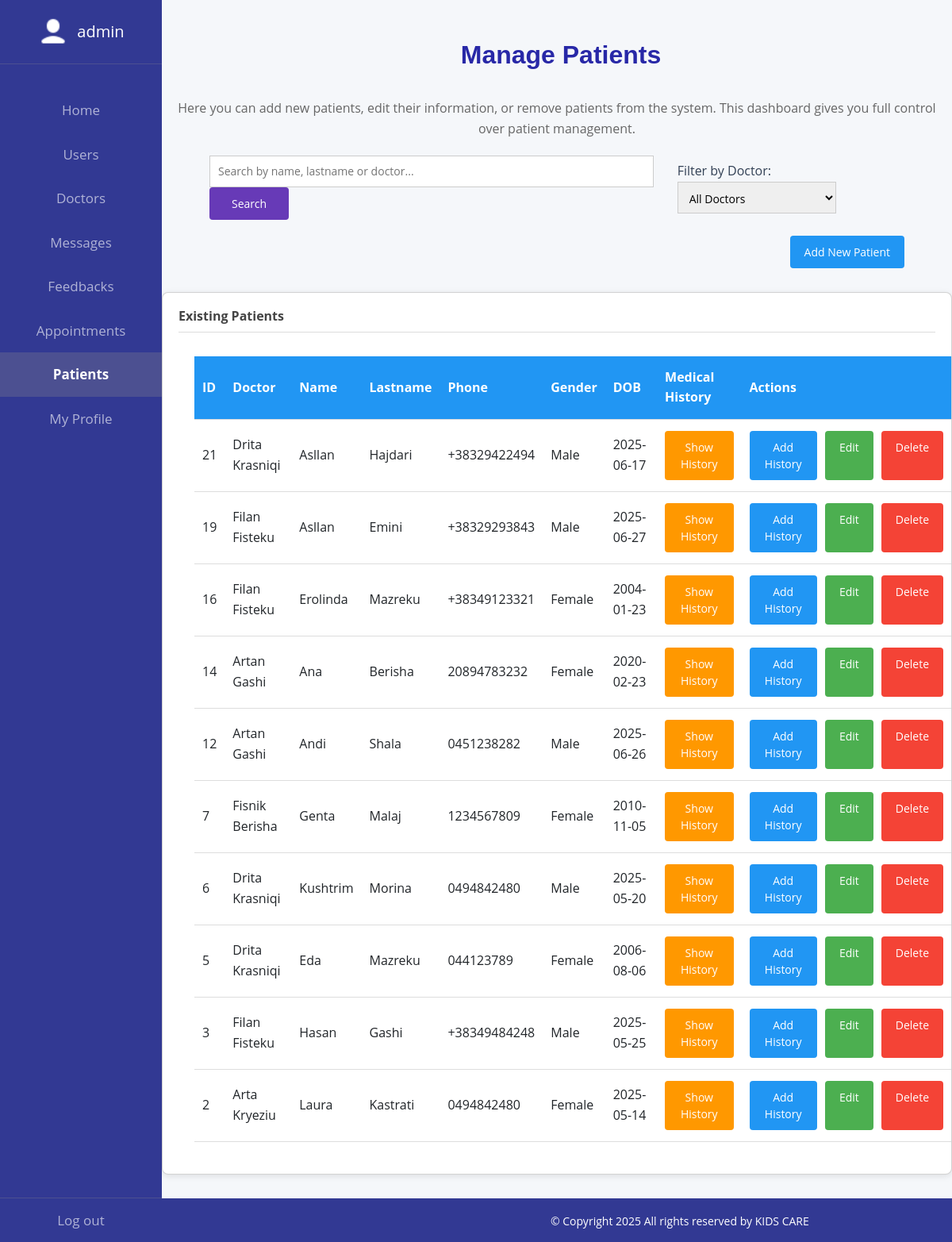
The app's page /manage-patients.php (signed in) with its own data.
### tables this page shows
CREATE TABLE `patients` (
  `id` int(11) NOT NULL,
  `doctor_id` int(11) NOT NULL,
  `name` varchar(100) NOT NULL,
  `lastname` varchar(100) NOT NULL,
  `phone` varchar(20) DEFAULT NULL,
  `gender` enum('Male','Female','Other') DEFAULT NULL,
  `date_of_birth` date DEFAULT NULL,
  `created_at` timestamp NOT NULL DEFAULT current_timestamp()
);

CREATE TABLE `users` (
  `id` int(10) NOT NULL,
  `username` varchar(255) NOT NULL,
  `email` varchar(255) NOT NULL,
  `password` varchar(255) NOT NULL,
  `role_id` int(11) DEFAULT NULL
);

### manage-patients.php (the view, shortened to what this page needs)
<?php
include 'includes/functions/connect.php';
$search = isset($_GET['search']) ? trim($_GET['search']) : '';
$query = "SELECT p.*, u.username as doctor_username
          FROM patients p
          JOIN users u ON p.doctor_id = u.id";
$query .= " ORDER BY p.id DESC";
$stmt = $conn->prepare($query);
$stmt->execute();
$patients = $stmt->get_result();
?>
<!DOCTYPE html>
<html>
<head>
    <link href="https://cdn.jsdelivr.net/npm/bootstrap@5.3.3/dist/css/bootstrap.min.css" rel="stylesheet">
    <link rel="stylesheet" href="menus.css">
</head>
<body>
<?php include "includes/templates/admin-sidebar.php"; ?>
<div class="content">
    <h1>Manage Patients</h1>
    <p class="patients-paragraph">Here you can add new patients, edit their information, or remove patients from the system. This dashboard gives you full control over patient management.</p>
    <form method="GET" class="filter-form">
        <div>
            <input type="text" name="search" placeholder="Search by name, lastname or doctor..." value="<?= htmlspecialchars($search) ?>">
            <button type="submit" class="btn btn-search">Search</button>
        </div>
        <div>
            <label for="doctor" id="doctor">Filter by Doctor:</label>
            <select name="doctor" id="doctor" onchange="this.form.submit()">
                <option value="">All Doctors</option>
            </select>
        </div>
    </form>
    <div class="btn-container">
        <a href="add-patient-admin.php" class="btn btn-add">Add New Patient</a>
    </div>
    <div class="card">
        <h3>Existing Patients</h3>
        <table>
            <tr>
                <th>ID</th>
                <th>Doctor</th>
                <th>Name</th>
                <th>Lastname</th>
                <th>Phone</th>
                <th>Gender</th>
                <th>DOB</th>
                <th>Medical History</th>
                <th>Actions</th>
            </tr>
            <?php while ($patient = $patients->fetch_assoc()): ?>
                <tr>
                    <td><?= $patient['id'] ?></td>
                    <td><?= htmlspecialchars($patient['doctor_username']) ?></td>
                    <td><?= htmlspecialchars($patient['name']) ?></td>
                    <td><?= htmlspecialchars($patient['lastname']) ?></td>
                    <td><?= htmlspecialchars($patient['phone']) ?></td>
                    <td><?= htmlspecialchars($patient['gender']) ?></td>
                    <td><?= htmlspecialchars($patient['date_of_birth']) ?></td>
                    <td>
                        <button class="btn btn-cancel" onclick="toggleHistory(<?= $patient['id'] ?>, this)">Show History</button>
                    </td>
                    <td>
                        <div class="action-btns">
                            <a href="add-medical-history-admin.php?patient_id=<?= $patient['id'] ?>" class="btn btn-add">Add History</a>
                            <a href="edit-patient-admin.php?id=<?= $patient['id'] ?>" class="btn btn-edit">Edit</a>
                            <a href="delete-patient-admin.php?id=<?= $patient['id'] ?>" onclick="return confirm('Are you sure you want to delete this patient?')" class="btn btn-delete">Delete</a>
                        </div>
                    </td>
                </tr>
            <?php endwhile; ?>
        </table>
    </div>
    <?php include "includes/templates/footer.php"; ?>
</div>
</body>
</html>

### menus.css (style rules this page uses)
body { font-family: 'Open Sans', sans-serif; color: var(--text-color); background-color: #f9fafb; line-height: 1.6; margin: 0; padding: 0; }
:root { --primary-color: #2563eb; --primary-dark: #1e40af; --secondary-color: #f8fafc; --text-color: #334155; --light-gray: #e2e8f0; --border-radius: 12px; --box-shadow: 0 4px 6px -1px rgba(0, 0, 0, 0.1), 0 2px 4px -1px rgba(0, 0, 0, 0.06); --transition: all 0.3s ease; }
h1, h2 { font-family: 'Montserrat', sans-serif; font-size: 2.5rem; font-weight: 700; color: var(--primary-dark); margin: 2rem 0 1rem; position: relative; padding-bottom: 1rem; }
.content { position: absolute; top: 0; left: 17%; right: 0; }
.content h1 { color: rgb(40, 40, 167); }
body { background: #f5f7fa; }
h1 { font-size: 36px; color: #333; margin-bottom: 20px; margin-left:10px; }
.card { background: #fff; border-radius: 8px; box-shadow: 0 2px 8px rgba(0,0,0,0.1); padding: 20px; margin-bottom: 30px; max-width: 1400px; margin-left:60px; }
.card h3 { margin-top: 0; margin-bottom: 20px; color: #444; border-bottom: 1px solid #ddd; padding-bottom: 10px; }
.btn { padding: 10px 18px; border: none; border-radius: 4px; color: white; cursor: pointer; transition: background 0.3s ease; font-size: 16px; padding: 14px 22px; }
.btn-add { background-color: #2196F3; text-decoration: none; }
.btn-edit { background-color: #4CAF50; text-decoration: none; }
.btn-delete { background-color: #f44336; text-decoration: none; }
table { width: 100%; border-collapse: collapse; margin-top: 10px; margin:20px; padding-left: 20px; }
th, td { padding: 14px 10px; text-align: left; border-bottom: 1px solid #ddd; font-size:20px; background-color: white; }
th { background: #2196F3; color: white; }
input { font-size:18px; width:250px; }

### manage-patients.php (style rules this page uses)
body { background: #f5f7fa; }
h1 { font-size: 32px; color: #333; margin-bottom: 20px; text-align: center; margin-top: 50px; }
.card { background: #fff; border-radius: 8px; box-shadow: 0 2px 8px rgba(0,0,0,0.1); padding: 20px; margin-bottom: 30px; max-width: 1150px; margin: 30px auto; }
.card h3 { margin-top: 0; margin-bottom: 20px; color: #444; border-bottom: 1px solid #ddd; padding-bottom: 10px; font-size: 16px; font-weight: bold; }
.btn { padding: 10px 18px; border: none; border-radius: 4px; color: white; cursor: pointer; text-decoration: none; display: inline-block; font-size: 14px; }
.btn-add { background-color: #2196F3; }
.btn-edit { background-color: #4CAF50; }
.btn-delete { background-color: #f44336; }
.btn-cancel { background-color: #ff9800; }
.btn-search { background-color: #673AB7;width:100px;height:41px; }
.action-btns { display: flex; gap: 10px; }
table { width: 100%; border-collapse: collapse; margin-top: 10px; }
th, td { padding: 14px 10px; text-align: left; border-bottom: 1px solid #ddd; font-size:16px; }
th { background: #2196F3; color: white; }
.btn-container { display: flex; justify-content: flex-end; margin: 20px 60px 0 0; }
form.filter-form { display: flex; justify-content: space-between; align-items: center; margin: 20px 60px; }
form input[type="text"], select { padding: 10px; font-size: 14px; border:#ccc 1px solid; width:560px; height:40px; }
form button { padding: 10px 20px; font-size: 16px; }
.patients-paragraph { color:#666; padding:0 20px; font-size:16px; margin-bottom:20px; text-align:center; }
label { font-size:16px; display:inline; }
#doctor { width:200px; }

### records on screen
patients: id "21", doctor.username "Drita Krasniqi", name "Asllan", lastname "Hajdari", phone "+38329422494", gender "Male", date_of_birth "2025-06-17"
patients: id "19", doctor.username "Filan Fisteku", name "Asllan", lastname "Emini", phone "+38329293843", gender "Male", date_of_birth "2025-06-27"
patients: id "16", doctor.username "Filan Fisteku", name "Erolinda", lastname "Mazreku", phone "+38349123321", gender "Female", date_of_birth "2004-01-23"
patients: id "14", doctor.username "Artan Gashi", name "Ana", lastname "Berisha", phone "20894783232", gender "Female", date_of_birth "2020-02-23"
patients: id "12", doctor.username "Artan Gashi", name "Andi", lastname "Shala", phone "0451238282", gender "Male", date_of_birth "2025-06-26"
patients: id "7", doctor.username "Fisnik Berisha", name "Genta", lastname "Malaj", phone "1234567809", gender "Female", date_of_birth "2010-11-05"
patients: id "6", doctor.username "Drita Krasniqi", name "Kushtrim", lastname "Morina", phone "0494842480", gender "Male", date_of_birth "2025-05-20"
patients: id "5", doctor.username "Drita Krasniqi", name "Eda", lastname "Mazreku", phone "044123789", gender "Female", date_of_birth "2006-08-06"
patients: id "3", doctor.username "Filan Fisteku", name "Hasan", lastname "Gashi", phone "+38349484248", gender "Male", date_of_birth "2025-05-25"
patients: id "2", doctor.username "Arta Kryeziu", name "Laura", lastname "Kastrati", phone "0494842480", gender "Female", date_of_birth "2025-05-14"

### other values on screen
$username "admin"
